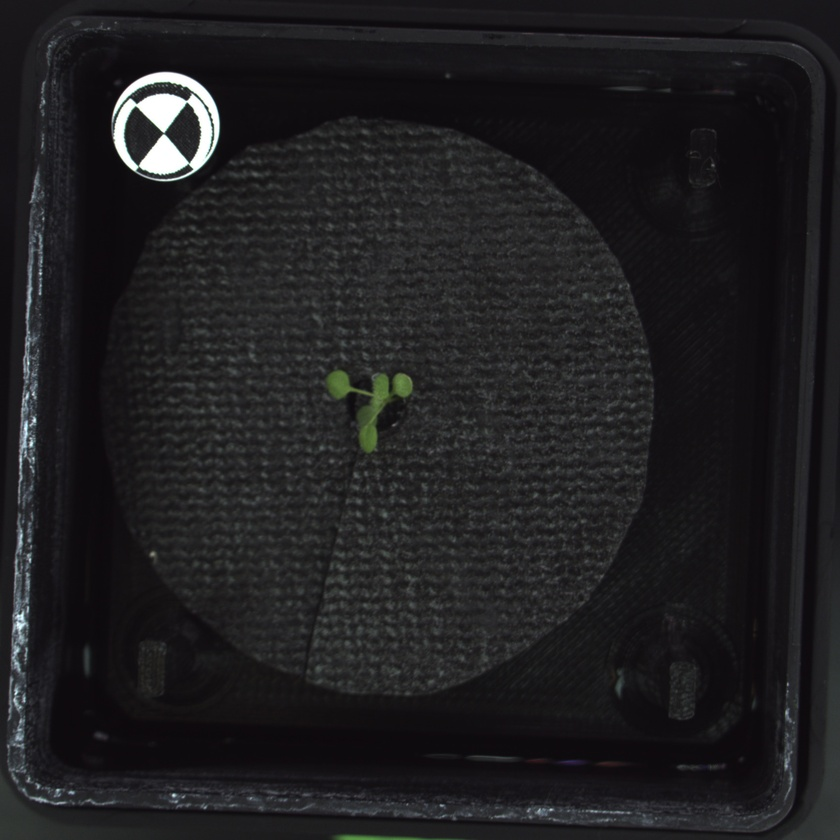
#> input picture examples/day_01.jpg, 840 x 840 px, shrunk from 1698 x 1698 before the run
$ python trait_extract_gray.py --image ../examples/day_01.jpg   (Python 2 division)   (older library calls are emulated)
#> lines starting #> are read from the running program, lines starting #| are printed output that depends on the picture; after the words box and inside, x2 and y2 are one past the last pixel; in counts of white or black regions, pixels touching at a corner belong together
'''
Name: color_segmentation.py

Version: 1.0

Summary:  Extract plant traits (leaf area, width, height, ) by paralell processing

Author: suxing liu

Author-email: suxingliu@gmail.com

Created: 2018-09-29

USAGE:

time python trait_extract.py -i trial3.jpg -s gray -n 3


'''

# import the necessary packages
import os

import argparse
from sklearn.cluster import KMeans

from skimage.feature import peak_local_max
from skimage.morphology import watershed, medial_axis
from skimage import img_as_float, img_as_ubyte, img_as_bool, img_as_int
from skimage import measure

from scipy.spatial import distance as dist
from scipy import optimize
from scipy import ndimage

import numpy as np
import argparse
import cv2

import matplotlib.pyplot as plt
import matplotlib.patches as mpatches


from openpyxl import load_workbook
from openpyxl import Workbook

import warnings
warnings.filterwarnings("ignore")


MBFACTOR = float(1<<20)

class ComputeCurvature:

    def __init__(self,x,y):
        """ Initialize some variables """
        self.xc = 0  # X-coordinate of circle center
        self.yc = 0  # Y-coordinate of circle center
        self.r = 0   # Radius of the circle
        self.xx = np.array([])  # Data points
        self.yy = np.array([])  # Data points
        self.x = x  # X-coordinate of circle center
        self.y = y  # Y-coordinate of circle center

    def calc_r(self, xc, yc):
        """ calculate the distance of each 2D points from the center (xc, yc) """
        return np.sqrt((self.xx-xc)**2 + (self.yy-yc)**2)

    def f(self, c):
        """ calculate the algebraic distance between the data points and the mean circle centered at c=(xc, yc) """
        ri = self.calc_r(*c)
        return ri - ri.mean()

    def df(self, c):
        """ Jacobian of f_2b
        The axis corresponding to derivatives must be coherent with the col_deriv option of leastsq"""
        xc, yc = c
        df_dc = np.empty((len(c), self.x.size))

        ri = self.calc_r(xc, yc)
        df_dc[0] = (xc - self.x)/ri                   # dR/dxc
        df_dc[1] = (yc - self.y)/ri                   # dR/dyc
        df_dc = df_dc - df_dc.mean(axis=1)[:, np.newaxis]
        return df_dc

    def fit(self, xx, yy):
        self.xx = xx
        self.yy = yy
        center_estimate = np.r_[np.mean(xx), np.mean(yy)]
        center = optimize.leastsq(self.f, center_estimate, Dfun=self.df, col_deriv=True)[0]

        self.xc, self.yc = center
        ri = self.calc_r(*center)
        self.r = ri.mean()

        return 1 / self.r  # Return the curvature


# generate foloder to store the output results
def mkdir(path):
    # import module
    import os

    # remove space at the beginning
    path=path.strip()
    # remove slash at the end
    path=path.rstrip("\\")

    # path exist?   # True  # False
    isExists=os.path.exists(path)

    # process
    if not isExists:
        # construct the path and folder
        print path + ' folder constructed!'
        # make dir
        os.makedirs(path)
        return True
    else:
        # if exists, return
        print path+' path exists!'
        return False


def color_cluster_seg(image, args_colorspace, args_channels, args_num_clusters):

    # Change image color space, if necessary.
    colorSpace = args_colorspace.lower()

    if colorSpace == 'hsv':
        image = cv2.cvtColor(image, cv2.COLOR_BGR2HSV)

    elif colorSpace == 'ycrcb' or colorSpace == 'ycc':
        image = cv2.cvtColor(image, cv2.COLOR_BGR2YCrCb)

    elif colorSpace == 'lab':
        image = cv2.cvtColor(image, cv2.COLOR_BGR2LAB)

    else:
        colorSpace = 'bgr'  # set for file naming purposes

    # Keep only the selected channels for K-means clustering.
    if args_channels != 'all':
        channels = cv2.split(image)
        channelIndices = []
        for char in args_channels:
            channelIndices.append(int(char))
        image = image[:,:,channelIndices]
        if len(image.shape) == 2:
            image.reshape(image.shape[0], image.shape[1], 1)

    (width, height, n_channel) = image.shape

    #print("image shape: \n")
    #print(width, height, n_channel)


    # Flatten the 2D image array into an MxN feature vector, where M is the number of pixels and N is the dimension (number of channels).
    reshaped = image.reshape(image.shape[0] * image.shape[1], image.shape[2])


    # Perform K-means clustering.
    if args_num_clusters < 2:
        print('Warning: num-clusters < 2 invalid. Using num-clusters = 2')

    #define number of cluster
    numClusters = max(2, args_num_clusters)

    # clustering method
    kmeans = KMeans(n_clusters = numClusters, n_init = 40, max_iter = 500).fit(reshaped)

    # get lables
    pred_label = kmeans.labels_

    # Reshape result back into a 2D array, where each element represents the corresponding pixel's cluster index (0 to K - 1).
    clustering = np.reshape(np.array(pred_label, dtype=np.uint8), (image.shape[0], image.shape[1]))

    # Sort the cluster labels in order of the frequency with which they occur.
    sortedLabels = sorted([n for n in range(numClusters)],key = lambda x: -np.sum(clustering == x))

    # Initialize K-means grayscale image; set pixel colors based on clustering.
    kmeansImage = np.zeros(image.shape[:2], dtype=np.uint8)
    for i, label in enumerate(sortedLabels):
        kmeansImage[clustering == label] = int(255 / (numClusters - 1)) * i

    ret, thresh = cv2.threshold(kmeansImage,0,255,cv2.THRESH_BINARY | cv2.THRESH_OTSU)

    #print("thresh.dtype")
    #print(thresh.dtype)


    nb_components, output, stats, centroids = cv2.connectedComponentsWithStats(thresh, connectivity=8)

    sizes = stats[1:, -1]

    nb_components = nb_components - 1

    min_size = 150

    img_thresh = np.zeros([width, height], dtype=np.uint8)

    #for every component in the image, you keep it only if it's above min_size
    for i in range(0, nb_components):
        if sizes[i] >= min_size:
            img_thresh[output == i + 1] = 255

    #from skimage import img_as_ubyte

    #img_thresh = img_as_ubyte(img_thresh)

    print("img_thresh.dtype")
    print(img_thresh.dtype)

    return img_thresh


def medial_axis_image(thresh):

    #convert an image from OpenCV to skimage
    thresh_sk = img_as_float(thresh)

    image_bw = img_as_bool((thresh_sk))

    image_medial_axis = medial_axis(image_bw)

    return image_medial_axis


def watershed_seg(orig, thresh, min_distance_value):

    # compute the exact Euclidean distance from every binary
    # pixel to the nearest zero pixel, then find peaks in this
    # distance map
    D = ndimage.distance_transform_edt(thresh)

    localMax = peak_local_max(D, indices = False, min_distance = min_distance_value,  labels = thresh)

    # perform a connected component analysis on the local peaks,
    # using 8-connectivity, then appy the Watershed algorithm
    markers = ndimage.label(localMax, structure = np.ones((3, 3)))[0]

    labels = watershed(-D, markers, mask = thresh)

    print("[INFO] {} unique segments found\n".format(len(np.unique(labels)) - 1))

    return labels


# [110 lines left out: function comp_external_contour, not called in this run]


def compute_curv(orig, labels):

    gray = cv2.cvtColor(orig, cv2.COLOR_BGR2GRAY)

    curv_sum = 0.0
    count = 0
    # curvature computation
    # loop over the unique labels returned by the Watershed algorithm
    for index, label in enumerate(np.unique(labels), start = 1):
        # if the label is zero, we are examining the 'background'
        # so simply ignore it
        if label == 0:
            continue

        # otherwise, allocate memory for the label region and draw
        # it on the mask
        mask = np.zeros(gray.shape, dtype = "uint8")
        mask[labels == label] = 255

        # detect contours in the mask and grab the largest one
        #cnts = cv2.findContours(mask.copy(), cv2.RETR_EXTERNAL, cv2.CHAIN_APPROX_SIMPLE)[-2]
        contours, hierarchy = cv2.findContours(mask.copy(),cv2.RETR_TREE, cv2.CHAIN_APPROX_SIMPLE)
        c = max(contours, key = cv2.contourArea)

        # draw a circle enclosing the object
        ((x, y), r) = cv2.minEnclosingCircle(c)
        label_trait = cv2.circle(orig, (int(x), int(y)), 3, (0, 255, 0), 2)
        label_trait = cv2.putText(orig, "#{}".format(label), (int(x) - 10, int(y)), cv2.FONT_HERSHEY_SIMPLEX, 0.6, (0, 0, 255), 2)
        #cv2.putText(orig, "#{}".format(curvature), (int(x) - 10, int(y)), cv2.FONT_HERSHEY_SIMPLEX, 0.6, (0, 0, 255), 2)


        if len(c) >= 5 :
            label_trait = cv2.drawContours(orig, [c], -1, (255, 0, 0), 2)
            ellipse = cv2.fitEllipse(c)
            label_trait = cv2.ellipse(orig,ellipse,(0,255,0),2)

            c_np = np.vstack(c).squeeze()
            count+=1

            x = c_np[:,0]
            y = c_np[:,1]

            comp_curv = ComputeCurvature(x, y)
            curvature = comp_curv.fit(x, y)

            curv_sum = curv_sum + curvature

        else:
            # optional to "delete" the small contours
            label_trait = cv2.drawContours(orig, [c], -1, (0, 0, 255), 2)
            print("lack of enough points to fit ellipse")


    print('average curvature = {0:.2f}'.format(curv_sum/count))

    return curv_sum/count, label_trait


def extract_traits(image):

    #gray = cv2.cvtColor(image, cv2.COLOR_BGR2GRAY)

    abs_path = os.path.abspath(args['image'])

    filename, file_extension = os.path.splitext(args['image'])

    file_size = os.path.getsize(args['image'])/MBFACTOR


    # make the folder to store the results
    #current_path = abs_path + '/'
    base_name = os.path.splitext(os.path.basename(filename))[0]
    # save folder construction
    mkpath = os.path.dirname(abs_path) +'/' + base_name
    mkdir(mkpath)
    save_path = mkpath + '/'
    print "results_folder: " + save_path

    if (file_size > 5.0):
        print("It will take some time due to larger file size {0} MB".format(str(int(file_size))))
    else:
        print("Segmentaing plant object using automatic color clustering method... ")

    #make backup image
    orig = image.copy()

    args_colorspace = args['color_space']
    args_channels = args['channels']
    args_num_clusters = args['num_clusters']

    #color clustering based plant object segmentation
    thresh = color_cluster_seg(orig, args_colorspace, args_channels, args_num_clusters)

    # save segmentation result
    result_file = (save_path + filename + '_seg' + file_extension)
    #print(filename)
    cv2.imwrite(result_file, thresh)

    #accquire medial axis of segmentation mask
    image_medial_axis = medial_axis_image(thresh)

    # save medial axis result
    result_file = (save_path + filename + '_medial_axis' + file_extension)
    cv2.imwrite(result_file, img_as_ubyte(image_medial_axis))


    min_distance_value = 5
    #watershed based leaf area segmentaiton
    labels = watershed_seg(orig, thresh, min_distance_value)

    #save watershed result label image
    result_file = (save_path + filename + '_label' + file_extension)
    plt.imsave(result_file, img_as_float(labels), cmap = "Spectral")

    (avg_curv, label_trait) = compute_curv(orig, labels)

     #save watershed result label image
    result_file = (save_path + filename + '_curv' + file_extension)
    cv2.imwrite(result_file, label_trait)

    '''
    #find external contour
    (trait_img, area, solidity, max_width, max_height) = comp_external_contours(image.copy(),thresh)
    # save segmentation result
    result_file = (save_path + filename + '_excontour' + file_extension)
    #print(filename)
    cv2.imwrite(result_file, trait_img)
    '''

    #return filename,area, solidity, max_width, max_height, avg_curv


if __name__ == '__main__':

    ap = argparse.ArgumentParser()
    ap.add_argument('-i', '--image', required = True, help = 'Path to image file')
    ap.add_argument('-s', '--color-space', type =str, default ='lab', help='Color space to use: BGR (default), HSV, Lab, YCrCb (YCC)')
    ap.add_argument('-c', '--channels', type = str, default='1', help='Channel indices to use for clustering, where 0 is the first channel,'
                                                                       + ' 1 is the second channel, etc. E.g., if BGR color space is used, "02" '
                                                                       + 'selects channels B and R. (default "all")')
    ap.add_argument('-n', '--num-clusters', type = int, default = 2,  help = 'Number of clusters for K-means clustering (default 3, min 2).')
    args = vars(ap.parse_args())


    # load original image
    image = cv2.imread(args['image'])
#> image is the input picture: shape (840, 840, 3); mean B, G, R 32.7, 30.9, 31.5

    print(image.shape)
#| (840, 840, 3)
    print image.dtype
#| uint8

    if args['color_space'] == 'gray':

        gray = cv2.cvtColor(image, cv2.COLOR_BGR2GRAY)
        image = cv2.cvtColor(gray,cv2.COLOR_GRAY2RGB)

    extract_traits(image)
#> in color_cluster_seg, `clustering = np.reshape(np.array(pred_label, dtype=np.uint8), (image.s..`:
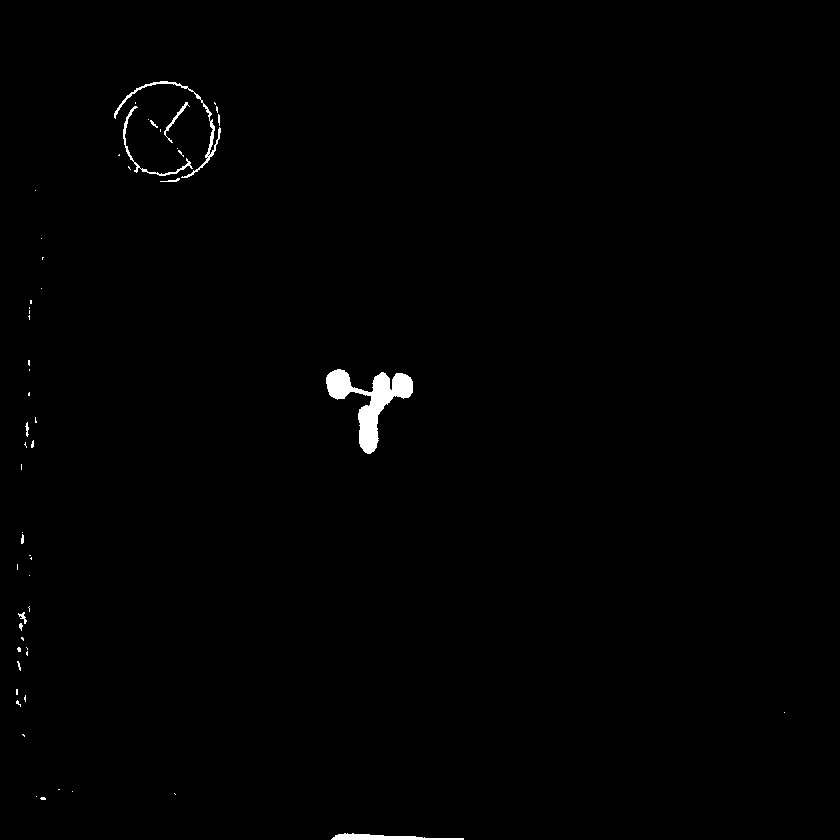
#> clustering: shape (840, 840); values 0 (black) and 1 (white), 0.66% white; 57 white regions (45 under 20 px), largest, box (x1, y1, x2, y2) and area: (326, 369, 413, 454) 2607, (114, 81, 221, 178) 579, (331, 833, 464, 840) 523
#> in color_cluster_seg, `sortedLabels = sorted([n for n in range(numClusters)],key = lambda x: ..`: sortedLabels = [0, 1]
#> the loop in color_cluster_seg, `for i, label in enumerate(sortedLabels):` made 2 passes
#> label on passes 1 to 2: 0, 1
#> in color_cluster_seg, `ret, thresh = cv2.threshold(kmeansImage,0,255,cv2.THRESH_BINARY | cv2...`: ret = 0
#> in color_cluster_seg, `nb_components, output, stats, centroids = cv2.connectedComponentsWithS..`: nb_components = 58; stats = 58 rows, first 6: [0, 0, 840, 840, 700975], [114, 81, 107, 97, 579], [135, 102, 1, 2, 2], [164, 102, 26, 41, 128], [214, 102, 2, 3, 4], [123, 106, 70, 70, 323]; centroids = 58 pairs, first value 16.5 to 784, second value 102.5 to 837.2
#> in color_cluster_seg, `sizes = stats[1:, -1]`: sizes = 57 values, max 2607 at index 25, min 1 at index 7, mean 81.14
#> in color_cluster_seg, `nb_components = nb_components - 1`: nb_components = 57
#> after the loop in color_cluster_seg, `for i in range(0, nb_components):`:
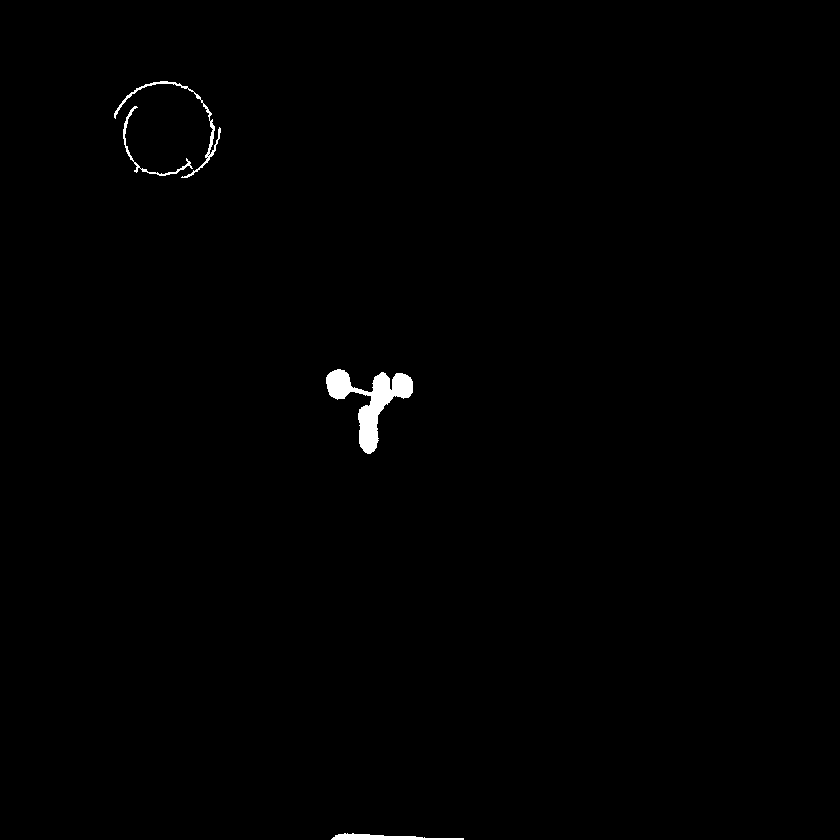
#> img_thresh: shape (840, 840); 0.57% white; 4 white regions, box (x1, y1, x2, y2) and area: (326, 369, 413, 454) 2607, (114, 81, 221, 178) 579, (331, 833, 464, 840) 523, (123, 106, 193, 176) 323
#| uint8
#| [INFO] 58 unique segments found
#> in extract_traits, `plt.imsave(result_file, img_as_float(labels), cmap = "Spectral")`:
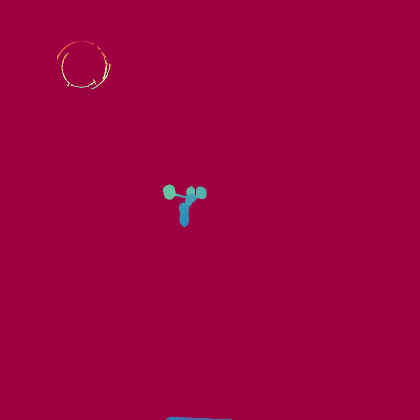
#> saved as day_01_label.jpg: shape (840, 840, 3) (shown at 1/2 size); mean R, G, B 156.7, 1.9, 66.6
#> the loop in compute_curv, `for index, label in enumerate(np.unique(labels), start = 1): # if the ..` made 59 passes
#> (r, ellipse, center_estimate in fit) on passes 2 to 3: (2.6, ((161.3, 82.07), (2.45, 6.09), 86.95), [160.3, 82]), (3.08, ((165.9, 82.09), (2.34, 7.84), 93.45), [167, 82])
#> (printed output is left out)
#> after the loop in compute_curv, `for index, label in enumerate(np.unique(labels), start = 1):`:
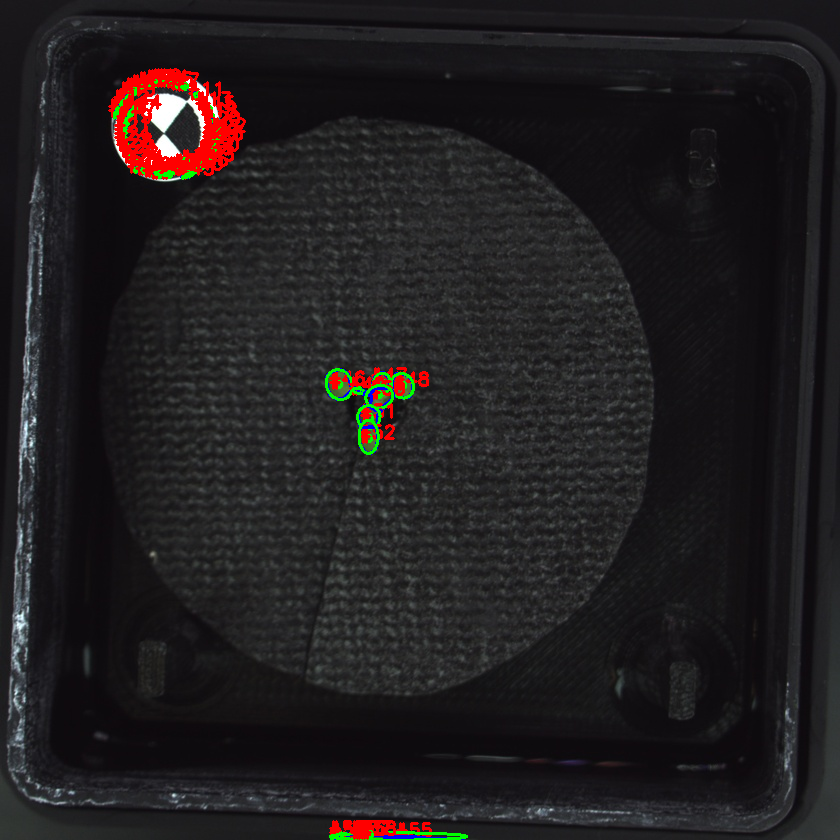
#> orig: shape (840, 840, 3); 1.86% of pixels changed, all inside (x1, y1, x2, y2) = (108, 68, 468, 840)
#| average curvature = 0.24

    '''
    (base_name, area, solidity, max_width, max_height, avg_curv) = extract_traits(image)


    # Write data
    trait_file = (os.path.dirname(os.path.abspath(args['image'])) +'/'  + 'trait.xlsx')

    if os.path.isfile(trait_file):
        # update values
        #Open an xlsx for reading
        wb = load_workbook(trait_file)

        #Get the current Active Sheet
        sheet = wb.get_active_sheet()

    else:
        # Keep presets
        wb = Workbook()
        sheet = wb.active

        sheet.cell(row = 1, column = 1).value = 'filename'
        sheet.cell(row = 1, column = 2).value = 'leaf_area'
        sheet.cell(row = 1, column = 3).value = 'solidity'
        sheet.cell(row = 1, column = 4).value = 'max_width'
        sheet.cell(row = 1, column = 5).value = 'max_height'
        sheet.cell(row = 1, column = 6).value = 'curvature'


    sheet.cell(row = int(base_name) + 1, column = 1).value = base_name
    sheet.cell(row = int(base_name) + 1, column = 2).value = area
    sheet.cell(row = int(base_name) + 1, column = 3).value = solidity
    sheet.cell(row = int(base_name) + 1, column = 4).value = max_width
    sheet.cell(row = int(base_name) + 1, column = 5).value = max_height
    sheet.cell(row = int(base_name) + 1, column = 6).value = avg_curv

    #save the csv file
    wb.save(trait_file)

    '''
